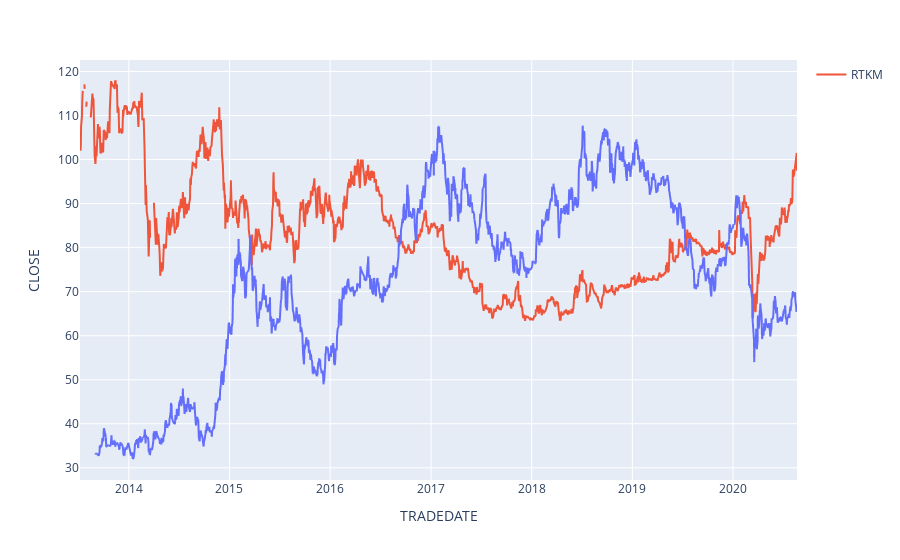

This figure's notebook cell:
### Code cell
fig=px.line(df8,x='TRADEDATE', y='CLOSE') #ALRS
fig.add_scatter(x=df6['TRADEDATE'], y=df6['CLOSE'], mode='lines', name="RTKM")
fig.show()

### Figure 1 — Plotly figure (JSON) as saved in the notebook; plotly's stock layout.template omitted (floating-point values rounded to 4 significant figures; data arrays with more than 128 entries replaced by an {"elided": "..."} marker saying what was removed)
{"data": [{"hovertemplate": "TRADEDATE=%{x}<br>CLOSE=%{y}<extra></extra>", "legendgroup": "", "line": {"color": "#636efa", "dash": "solid"}, "mode": "lines", "name": "", "showlegend": false, "type": "scattergl", "x": {"elided": "1792 str values"}, "xaxis": "x", "y": {"elided": "1792 float values"}, "yaxis": "y"}, {"mode": "lines", "name": "RTKM", "type": "scatter", "x": {"elided": "1792 str values"}, "y": {"elided": "1792 float values"}}], "layout": {"legend": {"tracegroupgap": 0}, "margin": {"t": 60}, "xaxis": {"anchor": "y", "domain": [0, 1], "title": {"text": "TRADEDATE"}}, "yaxis": {"anchor": "x", "domain": [0, 1], "title": {"text": "CLOSE"}}}}
